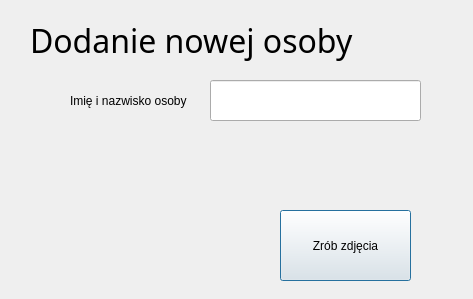
<?xml version="1.0" encoding="UTF-8"?>
<ui version="4.0">
 <class>Dialog</class>
 <widget class="QDialog" name="Dialog">
  <property name="geometry">
   <rect>
    <x>0</x>
    <y>0</y>
    <width>473</width>
    <height>299</height>
   </rect>
  </property>
  <property name="windowTitle">
   <string>Dialog</string>
  </property>
  <widget class="QLabel" name="label">
   <property name="geometry">
    <rect>
     <x>30</x>
     <y>20</y>
     <width>381</width>
     <height>41</height>
    </rect>
   </property>
   <property name="font">
    <font>
     <family>Purisa</family>
     <pointsize>24</pointsize>
     <italic>false</italic>
    </font>
   </property>
   <property name="text">
    <string>Dodanie nowej osoby</string>
   </property>
  </widget>
  <widget class="QPushButton" name="pushButton_doPhotos">
   <property name="geometry">
    <rect>
     <x>280</x>
     <y>210</y>
     <width>131</width>
     <height>71</height>
    </rect>
   </property>
   <property name="text">
    <string>Zrób zdjęcia</string>
   </property>
  </widget>
  <widget class="QLabel" name="label_4">
   <property name="geometry">
    <rect>
     <x>70</x>
     <y>80</y>
     <width>171</width>
     <height>41</height>
    </rect>
   </property>
   <property name="text">
    <string>Imię i nazwisko osoby</string>
   </property>
  </widget>
  <widget class="QLineEdit" name="lineEdit_name">
   <property name="geometry">
    <rect>
     <x>210</x>
     <y>80</y>
     <width>211</width>
     <height>41</height>
    </rect>
   </property>
  </widget>
  <widget class="QLabel" name="label_to_show">
   <property name="enabled">
    <bool>true</bool>
   </property>
   <property name="geometry">
    <rect>
     <x>210</x>
     <y>120</y>
     <width>221</width>
     <height>21</height>
    </rect>
   </property>
   <property name="palette">
    <palette>
     <active>
      <colorrole role="WindowText">
       <brush brushstyle="SolidPattern">
        <color alpha="255">
         <red>0</red>
         <green>0</green>
         <blue>0</blue>
        </color>
       </brush>
      </colorrole>
      <colorrole role="Button">
       <brush brushstyle="SolidPattern">
        <color alpha="255">
         <red>255</red>
         <green>0</green>
         <blue>0</blue>
        </color>
       </brush>
      </colorrole>
      <colorrole role="Light">
       <brush brushstyle="SolidPattern">
        <color alpha="255">
         <red>255</red>
         <green>127</green>
         <blue>127</blue>
        </color>
       </brush>
      </colorrole>
      <colorrole role="Midlight">
       <brush brushstyle="SolidPattern">
        <color alpha="255">
         <red>255</red>
         <green>63</green>
         <blue>63</blue>
        </color>
       </brush>
      </colorrole>
      <colorrole role="Dark">
       <brush brushstyle="SolidPattern">
        <color alpha="255">
         <red>127</red>
         <green>0</green>
         <blue>0</blue>
        </color>
       </brush>
      </colorrole>
      <colorrole role="Mid">
       <brush brushstyle="SolidPattern">
        <color alpha="255">
         <red>170</red>
         <green>0</green>
         <blue>0</blue>
        </color>
       </brush>
      </colorrole>
      <colorrole role="Text">
       <brush brushstyle="SolidPattern">
        <color alpha="255">
         <red>0</red>
         <green>0</green>
         <blue>0</blue>
        </color>
       </brush>
      </colorrole>
      <colorrole role="BrightText">
       <brush brushstyle="SolidPattern">
        <color alpha="255">
         <red>255</red>
         <green>255</green>
         <blue>255</blue>
        </color>
       </brush>
      </colorrole>
      <colorrole role="ButtonText">
       <brush brushstyle="SolidPattern">
        <color alpha="255">
         <red>0</red>
         <green>0</green>
         <blue>0</blue>
        </color>
       </brush>
      </colorrole>
      <colorrole role="Base">
       <brush brushstyle="SolidPattern">
        <color alpha="255">
         <red>255</red>
         <green>255</green>
         <blue>255</blue>
        </color>
       </brush>
      </colorrole>
      <colorrole role="Window">
       <brush brushstyle="SolidPattern">
        <color alpha="255">
         <red>255</red>
         <green>0</green>
         <blue>0</blue>
        </color>
       </brush>
      </colorrole>
      <colorrole role="Shadow">
       <brush brushstyle="SolidPattern">
        <color alpha="255">
         <red>0</red>
         <green>0</green>
         <blue>0</blue>
        </color>
       </brush>
      </colorrole>
      <colorrole role="AlternateBase">
       <brush brushstyle="SolidPattern">
        <color alpha="255">
         <red>255</red>
         <green>127</green>
         <blue>127</blue>
        </color>
       </brush>
      </colorrole>
      <colorrole role="ToolTipBase">
       <brush brushstyle="SolidPattern">
        <color alpha="255">
         <red>255</red>
         <green>255</green>
         <blue>220</blue>
        </color>
       </brush>
      </colorrole>
      <colorrole role="ToolTipText">
       <brush brushstyle="SolidPattern">
        <color alpha="255">
         <red>0</red>
         <green>0</green>
         <blue>0</blue>
        </color>
       </brush>
      </colorrole>
     </active>
     <inactive>
      <colorrole role="WindowText">
       <brush brushstyle="SolidPattern">
        <color alpha="255">
         <red>0</red>
         <green>0</green>
         <blue>0</blue>
        </color>
       </brush>
      </colorrole>
      <colorrole role="Button">
       <brush brushstyle="SolidPattern">
        <color alpha="255">
         <red>255</red>
         <green>0</green>
         <blue>0</blue>
        </color>
       </brush>
      </colorrole>
      <colorrole role="Light">
       <brush brushstyle="SolidPattern">
        <color alpha="255">
         <red>255</red>
         <green>127</green>
         <blue>127</blue>
        </color>
       </brush>
      </colorrole>
      <colorrole role="Midlight">
       <brush brushstyle="SolidPattern">
        <color alpha="255">
         <red>255</red>
         <green>63</green>
         <blue>63</blue>
        </color>
       </brush>
      </colorrole>
      <colorrole role="Dark">
       <brush brushstyle="SolidPattern">
        <color alpha="255">
         <red>127</red>
         <green>0</green>
         <blue>0</blue>
        </color>
       </brush>
      </colorrole>
      <colorrole role="Mid">
       <brush brushstyle="SolidPattern">
        <color alpha="255">
         <red>170</red>
         <green>0</green>
         <blue>0</blue>
        </color>
       </brush>
      </colorrole>
      <colorrole role="Text">
       <brush brushstyle="SolidPattern">
        <color alpha="255">
         <red>0</red>
         <green>0</green>
         <blue>0</blue>
        </color>
       </brush>
      </colorrole>
      <colorrole role="BrightText">
       <brush brushstyle="SolidPattern">
        <color alpha="255">
         <red>255</red>
         <green>255</green>
         <blue>255</blue>
        </color>
       </brush>
      </colorrole>
      <colorrole role="ButtonText">
       <brush brushstyle="SolidPattern">
        <color alpha="255">
         <red>0</red>
         <green>0</green>
         <blue>0</blue>
        </color>
       </brush>
      </colorrole>
      <colorrole role="Base">
       <brush brushstyle="SolidPattern">
        <color alpha="255">
         <red>255</red>
         <green>255</green>
         <blue>255</blue>
        </color>
       </brush>
      </colorrole>
      <colorrole role="Window">
       <brush brushstyle="SolidPattern">
        <color alpha="255">
         <red>255</red>
         <green>0</green>
         <blue>0</blue>
        </color>
       </brush>
      </colorrole>
      <colorrole role="Shadow">
       <brush brushstyle="SolidPattern">
        <color alpha="255">
         <red>0</red>
         <green>0</green>
         <blue>0</blue>
        </color>
       </brush>
      </colorrole>
      <colorrole role="AlternateBase">
       <brush brushstyle="SolidPattern">
        <color alpha="255">
         <red>255</red>
         <green>127</green>
         <blue>127</blue>
        </color>
       </brush>
      </colorrole>
      <colorrole role="ToolTipBase">
       <brush brushstyle="SolidPattern">
        <color alpha="255">
         <red>255</red>
         <green>255</green>
         <blue>220</blue>
        </color>
       </brush>
      </colorrole>
      <colorrole role="ToolTipText">
       <brush brushstyle="SolidPattern">
        <color alpha="255">
         <red>0</red>
         <green>0</green>
         <blue>0</blue>
        </color>
       </brush>
      </colorrole>
     </inactive>
     <disabled>
      <colorrole role="WindowText">
       <brush brushstyle="SolidPattern">
        <color alpha="255">
         <red>127</red>
         <green>0</green>
         <blue>0</blue>
        </color>
       </brush>
      </colorrole>
      <colorrole role="Button">
       <brush brushstyle="SolidPattern">
        <color alpha="255">
         <red>255</red>
         <green>0</green>
         <blue>0</blue>
        </color>
       </brush>
      </colorrole>
      <colorrole role="Light">
       <brush brushstyle="SolidPattern">
        <color alpha="255">
         <red>255</red>
         <green>127</green>
         <blue>127</blue>
        </color>
       </brush>
      </colorrole>
      <colorrole role="Midlight">
       <brush brushstyle="SolidPattern">
        <color alpha="255">
         <red>255</red>
         <green>63</green>
         <blue>63</blue>
        </color>
       </brush>
      </colorrole>
      <colorrole role="Dark">
       <brush brushstyle="SolidPattern">
        <color alpha="255">
         <red>127</red>
         <green>0</green>
         <blue>0</blue>
        </color>
       </brush>
      </colorrole>
      <colorrole role="Mid">
       <brush brushstyle="SolidPattern">
        <color alpha="255">
         <red>170</red>
         <green>0</green>
         <blue>0</blue>
        </color>
       </brush>
      </colorrole>
      <colorrole role="Text">
       <brush brushstyle="SolidPattern">
        <color alpha="255">
         <red>127</red>
         <green>0</green>
         <blue>0</blue>
        </color>
       </brush>
      </colorrole>
      <colorrole role="BrightText">
       <brush brushstyle="SolidPattern">
        <color alpha="255">
         <red>255</red>
         <green>255</green>
         <blue>255</blue>
        </color>
       </brush>
      </colorrole>
      <colorrole role="ButtonText">
       <brush brushstyle="SolidPattern">
        <color alpha="255">
         <red>127</red>
         <green>0</green>
         <blue>0</blue>
        </color>
       </brush>
      </colorrole>
      <colorrole role="Base">
       <brush brushstyle="SolidPattern">
        <color alpha="255">
         <red>255</red>
         <green>0</green>
         <blue>0</blue>
        </color>
       </brush>
      </colorrole>
      <colorrole role="Window">
       <brush brushstyle="SolidPattern">
        <color alpha="255">
         <red>255</red>
         <green>0</green>
         <blue>0</blue>
        </color>
       </brush>
      </colorrole>
      <colorrole role="Shadow">
       <brush brushstyle="SolidPattern">
        <color alpha="255">
         <red>0</red>
         <green>0</green>
         <blue>0</blue>
        </color>
       </brush>
      </colorrole>
      <colorrole role="AlternateBase">
       <brush brushstyle="SolidPattern">
        <color alpha="255">
         <red>255</red>
         <green>0</green>
         <blue>0</blue>
        </color>
       </brush>
      </colorrole>
      <colorrole role="ToolTipBase">
       <brush brushstyle="SolidPattern">
        <color alpha="255">
         <red>255</red>
         <green>255</green>
         <blue>220</blue>
        </color>
       </brush>
      </colorrole>
      <colorrole role="ToolTipText">
       <brush brushstyle="SolidPattern">
        <color alpha="255">
         <red>0</red>
         <green>0</green>
         <blue>0</blue>
        </color>
       </brush>
      </colorrole>
     </disabled>
    </palette>
   </property>
   <property name="mouseTracking">
    <bool>false</bool>
   </property>
   <property name="toolTip">
    <string>&lt;html&gt;&lt;head/&gt;&lt;body&gt;&lt;p&gt;&lt;span style=&quot; color:#ff0000;&quot;&gt;sdfghfds&lt;/span&gt;&lt;/p&gt;&lt;/body&gt;&lt;/html&gt;</string>
   </property>
   <property name="text">
    <string/>
   </property>
   <property name="scaledContents">
    <bool>false</bool>
   </property>
   <property name="wordWrap">
    <bool>false</bool>
   </property>
  </widget>
  <widget class="QLabel" name="label_kamera_busy">
   <property name="enabled">
    <bool>true</bool>
   </property>
   <property name="geometry">
    <rect>
     <x>30</x>
     <y>220</y>
     <width>231</width>
     <height>61</height>
    </rect>
   </property>
   <property name="palette">
    <palette>
     <active>
      <colorrole role="WindowText">
       <brush brushstyle="SolidPattern">
        <color alpha="255">
         <red>0</red>
         <green>0</green>
         <blue>0</blue>
        </color>
       </brush>
      </colorrole>
      <colorrole role="Button">
       <brush brushstyle="SolidPattern">
        <color alpha="255">
         <red>255</red>
         <green>0</green>
         <blue>0</blue>
        </color>
       </brush>
      </colorrole>
      <colorrole role="Light">
       <brush brushstyle="SolidPattern">
        <color alpha="255">
         <red>255</red>
         <green>127</green>
         <blue>127</blue>
        </color>
       </brush>
      </colorrole>
      <colorrole role="Midlight">
       <brush brushstyle="SolidPattern">
        <color alpha="255">
         <red>255</red>
         <green>63</green>
         <blue>63</blue>
        </color>
       </brush>
      </colorrole>
      <colorrole role="Dark">
       <brush brushstyle="SolidPattern">
        <color alpha="255">
         <red>127</red>
         <green>0</green>
         <blue>0</blue>
        </color>
       </brush>
      </colorrole>
      <colorrole role="Mid">
       <brush brushstyle="SolidPattern">
        <color alpha="255">
         <red>170</red>
         <green>0</green>
         <blue>0</blue>
        </color>
       </brush>
      </colorrole>
      <colorrole role="Text">
       <brush brushstyle="SolidPattern">
        <color alpha="255">
         <red>0</red>
         <green>0</green>
         <blue>0</blue>
        </color>
       </brush>
      </colorrole>
      <colorrole role="BrightText">
       <brush brushstyle="SolidPattern">
        <color alpha="255">
         <red>255</red>
         <green>255</green>
         <blue>255</blue>
        </color>
       </brush>
      </colorrole>
      <colorrole role="ButtonText">
       <brush brushstyle="SolidPattern">
        <color alpha="255">
         <red>0</red>
         <green>0</green>
         <blue>0</blue>
        </color>
       </brush>
      </colorrole>
      <colorrole role="Base">
       <brush brushstyle="SolidPattern">
        <color alpha="255">
         <red>255</red>
         <green>255</green>
         <blue>255</blue>
        </color>
       </brush>
      </colorrole>
      <colorrole role="Window">
       <brush brushstyle="SolidPattern">
        <color alpha="255">
         <red>255</red>
         <green>0</green>
         <blue>0</blue>
        </color>
       </brush>
      </colorrole>
      <colorrole role="Shadow">
       <brush brushstyle="SolidPattern">
        <color alpha="255">
         <red>0</red>
         <green>0</green>
         <blue>0</blue>
        </color>
       </brush>
      </colorrole>
      <colorrole role="AlternateBase">
       <brush brushstyle="SolidPattern">
        <color alpha="255">
         <red>255</red>
         <green>127</green>
         <blue>127</blue>
        </color>
       </brush>
      </colorrole>
      <colorrole role="ToolTipBase">
       <brush brushstyle="SolidPattern">
        <color alpha="255">
         <red>255</red>
         <green>255</green>
         <blue>220</blue>
        </color>
       </brush>
      </colorrole>
      <colorrole role="ToolTipText">
       <brush brushstyle="SolidPattern">
        <color alpha="255">
         <red>0</red>
         <green>0</green>
         <blue>0</blue>
        </color>
       </brush>
      </colorrole>
     </active>
     <inactive>
      <colorrole role="WindowText">
       <brush brushstyle="SolidPattern">
        <color alpha="255">
         <red>0</red>
         <green>0</green>
         <blue>0</blue>
        </color>
       </brush>
      </colorrole>
      <colorrole role="Button">
       <brush brushstyle="SolidPattern">
        <color alpha="255">
         <red>255</red>
         <green>0</green>
         <blue>0</blue>
        </color>
       </brush>
      </colorrole>
      <colorrole role="Light">
       <brush brushstyle="SolidPattern">
        <color alpha="255">
         <red>255</red>
         <green>127</green>
         <blue>127</blue>
        </color>
       </brush>
      </colorrole>
      <colorrole role="Midlight">
       <brush brushstyle="SolidPattern">
        <color alpha="255">
         <red>255</red>
         <green>63</green>
         <blue>63</blue>
        </color>
       </brush>
      </colorrole>
      <colorrole role="Dark">
       <brush brushstyle="SolidPattern">
        <color alpha="255">
         <red>127</red>
         <green>0</green>
         <blue>0</blue>
        </color>
       </brush>
      </colorrole>
      <colorrole role="Mid">
       <brush brushstyle="SolidPattern">
        <color alpha="255">
         <red>170</red>
         <green>0</green>
         <blue>0</blue>
        </color>
       </brush>
      </colorrole>
      <colorrole role="Text">
       <brush brushstyle="SolidPattern">
        <color alpha="255">
         <red>0</red>
         <green>0</green>
         <blue>0</blue>
        </color>
       </brush>
      </colorrole>
      <colorrole role="BrightText">
       <brush brushstyle="SolidPattern">
        <color alpha="255">
         <red>255</red>
         <green>255</green>
         <blue>255</blue>
        </color>
       </brush>
      </colorrole>
      <colorrole role="ButtonText">
       <brush brushstyle="SolidPattern">
        <color alpha="255">
         <red>0</red>
         <green>0</green>
         <blue>0</blue>
        </color>
       </brush>
      </colorrole>
      <colorrole role="Base">
       <brush brushstyle="SolidPattern">
        <color alpha="255">
         <red>255</red>
         <green>255</green>
         <blue>255</blue>
        </color>
       </brush>
      </colorrole>
      <colorrole role="Window">
       <brush brushstyle="SolidPattern">
        <color alpha="255">
         <red>255</red>
         <green>0</green>
         <blue>0</blue>
        </color>
       </brush>
      </colorrole>
      <colorrole role="Shadow">
       <brush brushstyle="SolidPattern">
        <color alpha="255">
         <red>0</red>
         <green>0</green>
         <blue>0</blue>
        </color>
       </brush>
      </colorrole>
      <colorrole role="AlternateBase">
       <brush brushstyle="SolidPattern">
        <color alpha="255">
         <red>255</red>
         <green>127</green>
         <blue>127</blue>
        </color>
       </brush>
      </colorrole>
      <colorrole role="ToolTipBase">
       <brush brushstyle="SolidPattern">
        <color alpha="255">
         <red>255</red>
         <green>255</green>
         <blue>220</blue>
        </color>
       </brush>
      </colorrole>
      <colorrole role="ToolTipText">
       <brush brushstyle="SolidPattern">
        <color alpha="255">
         <red>0</red>
         <green>0</green>
         <blue>0</blue>
        </color>
       </brush>
      </colorrole>
     </inactive>
     <disabled>
      <colorrole role="WindowText">
       <brush brushstyle="SolidPattern">
        <color alpha="255">
         <red>127</red>
         <green>0</green>
         <blue>0</blue>
        </color>
       </brush>
      </colorrole>
      <colorrole role="Button">
       <brush brushstyle="SolidPattern">
        <color alpha="255">
         <red>255</red>
         <green>0</green>
         <blue>0</blue>
        </color>
       </brush>
      </colorrole>
      <colorrole role="Light">
       <brush brushstyle="SolidPattern">
        <color alpha="255">
         <red>255</red>
         <green>127</green>
         <blue>127</blue>
        </color>
       </brush>
      </colorrole>
      <colorrole role="Midlight">
       <brush brushstyle="SolidPattern">
        <color alpha="255">
         <red>255</red>
         <green>63</green>
         <blue>63</blue>
        </color>
       </brush>
      </colorrole>
      <colorrole role="Dark">
       <brush brushstyle="SolidPattern">
        <color alpha="255">
         <red>127</red>
         <green>0</green>
         <blue>0</blue>
        </color>
       </brush>
      </colorrole>
      <colorrole role="Mid">
       <brush brushstyle="SolidPattern">
        <color alpha="255">
         <red>170</red>
         <green>0</green>
         <blue>0</blue>
        </color>
       </brush>
      </colorrole>
      <colorrole role="Text">
       <brush brushstyle="SolidPattern">
        <color alpha="255">
         <red>127</red>
         <green>0</green>
         <blue>0</blue>
        </color>
       </brush>
      </colorrole>
      <colorrole role="BrightText">
       <brush brushstyle="SolidPattern">
        <color alpha="255">
         <red>255</red>
         <green>255</green>
         <blue>255</blue>
        </color>
       </brush>
      </colorrole>
      <colorrole role="ButtonText">
       <brush brushstyle="SolidPattern">
        <color alpha="255">
         <red>127</red>
         <green>0</green>
         <blue>0</blue>
        </color>
       </brush>
      </colorrole>
      <colorrole role="Base">
       <brush brushstyle="SolidPattern">
        <color alpha="255">
         <red>255</red>
         <green>0</green>
         <blue>0</blue>
        </color>
       </brush>
      </colorrole>
      <colorrole role="Window">
       <brush brushstyle="SolidPattern">
        <color alpha="255">
         <red>255</red>
         <green>0</green>
         <blue>0</blue>
        </color>
       </brush>
      </colorrole>
      <colorrole role="Shadow">
       <brush brushstyle="SolidPattern">
        <color alpha="255">
         <red>0</red>
         <green>0</green>
         <blue>0</blue>
        </color>
       </brush>
      </colorrole>
      <colorrole role="AlternateBase">
       <brush brushstyle="SolidPattern">
        <color alpha="255">
         <red>255</red>
         <green>0</green>
         <blue>0</blue>
        </color>
       </brush>
      </colorrole>
      <colorrole role="ToolTipBase">
       <brush brushstyle="SolidPattern">
        <color alpha="255">
         <red>255</red>
         <green>255</green>
         <blue>220</blue>
        </color>
       </brush>
      </colorrole>
      <colorrole role="ToolTipText">
       <brush brushstyle="SolidPattern">
        <color alpha="255">
         <red>0</red>
         <green>0</green>
         <blue>0</blue>
        </color>
       </brush>
      </colorrole>
     </disabled>
    </palette>
   </property>
   <property name="mouseTracking">
    <bool>false</bool>
   </property>
   <property name="toolTip">
    <string>&lt;html&gt;&lt;head/&gt;&lt;body&gt;&lt;p&gt;&lt;span style=&quot; color:#ff0000;&quot;&gt;sdfghfds&lt;/span&gt;&lt;/p&gt;&lt;/body&gt;&lt;/html&gt;</string>
   </property>
   <property name="text">
    <string/>
   </property>
   <property name="scaledContents">
    <bool>false</bool>
   </property>
   <property name="wordWrap">
    <bool>false</bool>
   </property>
  </widget>
 </widget>
 <resources/>
 <connections/>
</ui>
